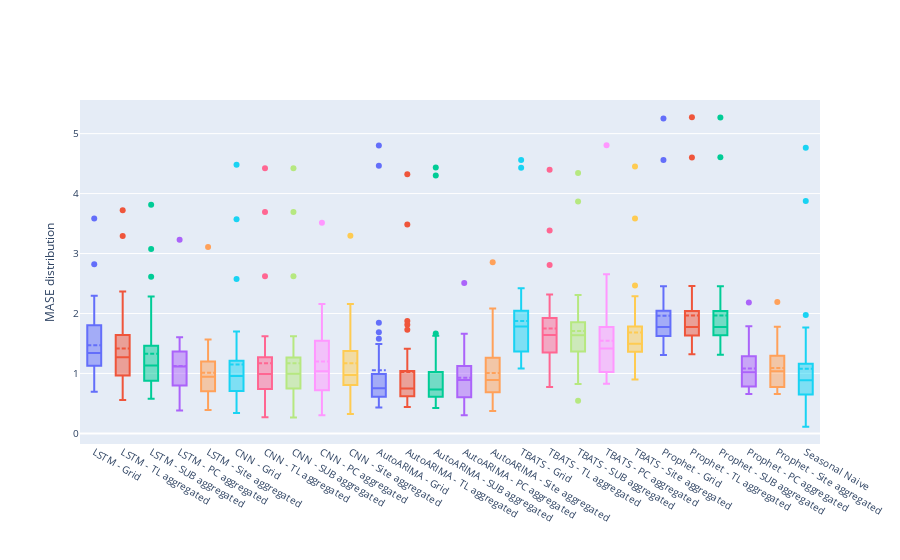

Here is the notebook cell this chart was saved with:
### Code cell
# name = ['LSTM - Grid', 'LSTM - TL aggregated', 'LSTM - SUB aggregated', 'LSTM - PC aggregated', 
#                 'LSTM - Site aggregated', 'CNN - Grid', 'CNN - TL aggregated', 'CNN - SUB aggregated', 
#                 'CNN - PC aggregated', 'CNN - Site aggregated', 'Auto ARIMA - Grid']

fig = go.Figure()
count = 0
for col in grid_error_dist.keys():
    box_data = grid_error_dist[col]
    fig.add_trace(go.Box(y=box_data, name = column_names[count], boxmean=True))
    count = count+1
    
for col in grid_error_dist_tcn.keys():
    box_data = grid_error_dist_tcn[col]
    fig.add_trace(go.Box(y=box_data, name = column_names[count], boxmean = True))
    count = count+1
    
for col in grid_error_dist_arima.keys():
    box_data = grid_error_dist_arima[col]
    fig.add_trace(go.Box(y=box_data, name = column_names[count], boxmean = True))
    count = count+1
    
for col in grid_error_dist_tbats.keys():
    box_data = grid_error_dist_tbats[col]
    fig.add_trace(go.Box(y=box_data, name = column_names[count], boxmean = True))
    count = count+1
    
for col in grid_error_dist_prophet.keys():
    box_data = grid_error_dist_prophet[col]
    fig.add_trace(go.Box(y=box_data, name = column_names[count], boxmean = True))
    count = count+1
    

box_data = grid_error_dist_naive['grid']
fig.add_trace(go.Box(y=box_data, name = column_names[count], boxmean = True))
count = count+1
    

fig.update_xaxes(title = '')
fig.update_yaxes(title = 'MASE distribution')
fig.update_layout(title = "", showlegend = False, font = dict(size=10))
